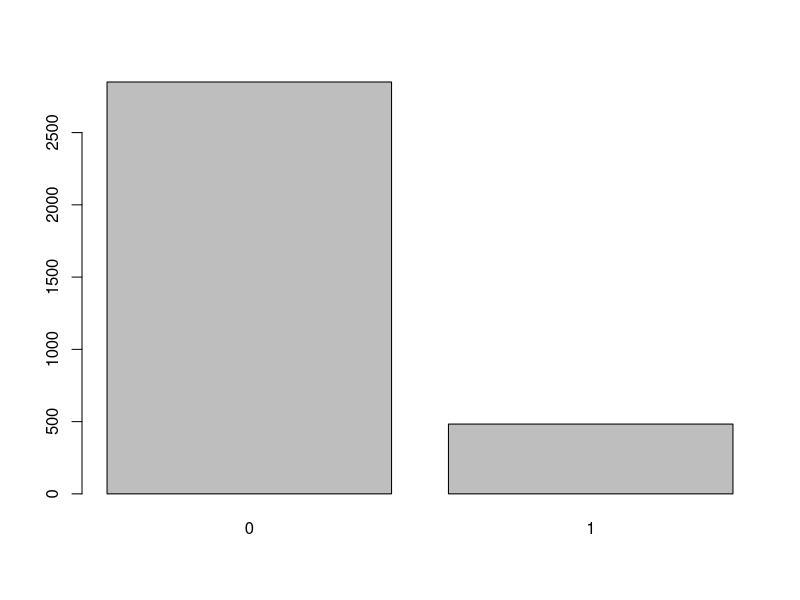
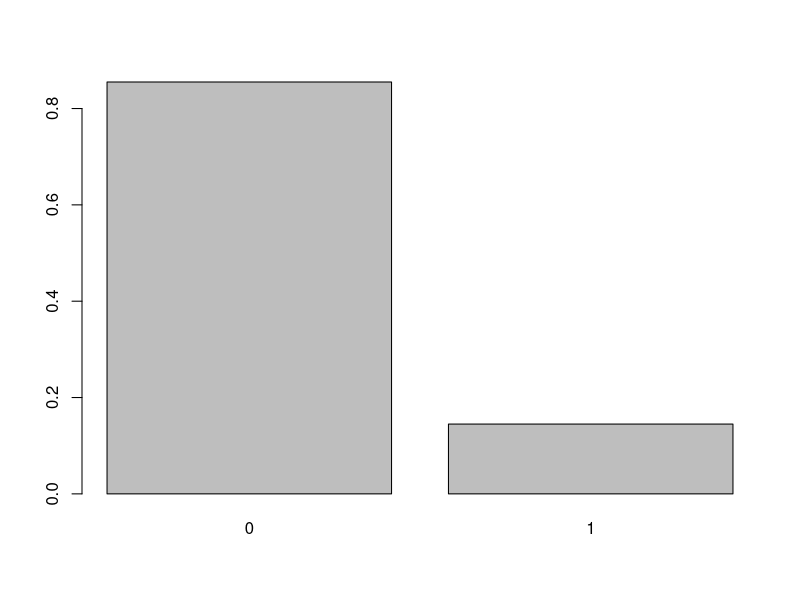
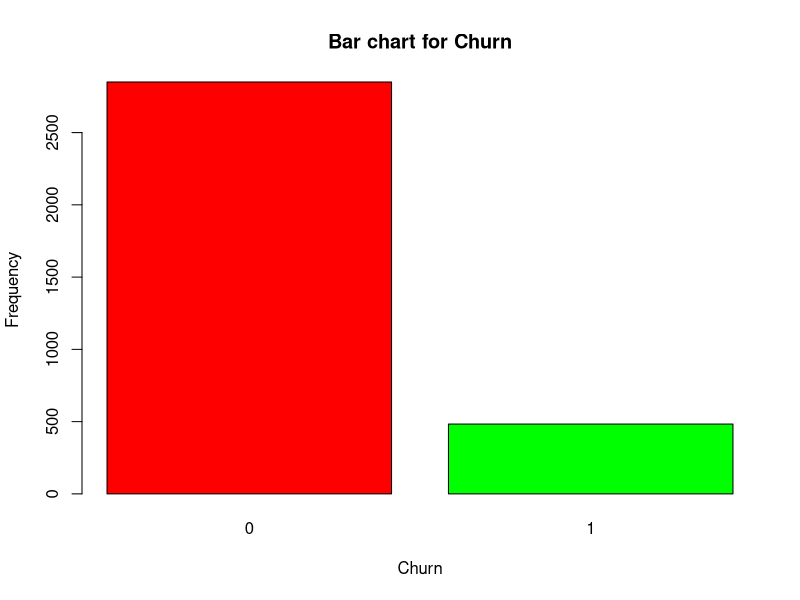
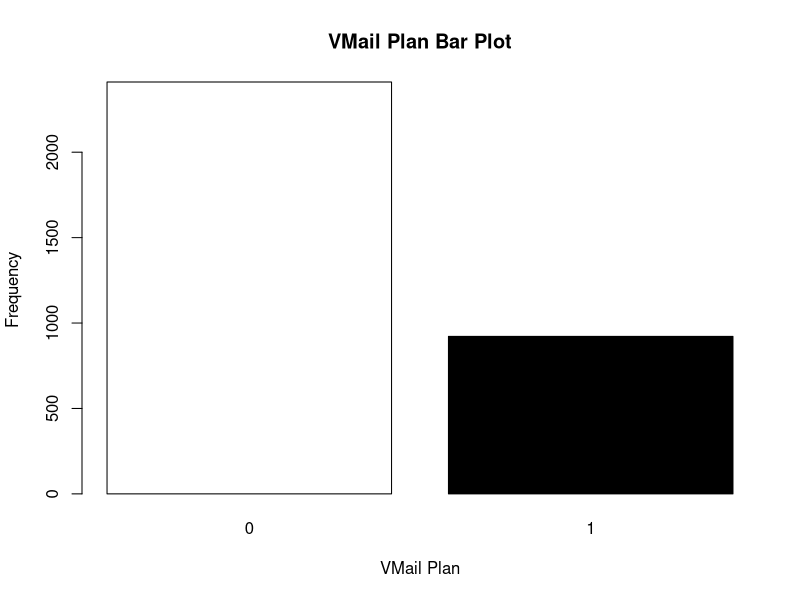
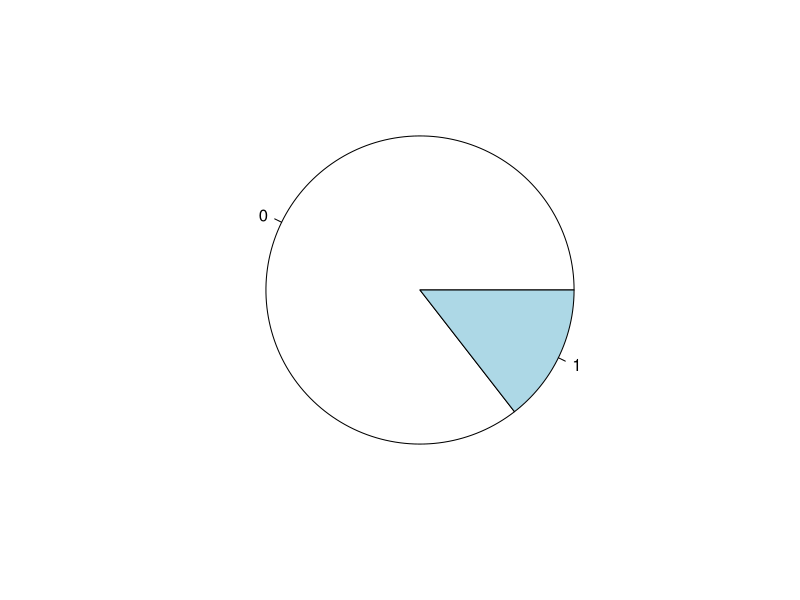
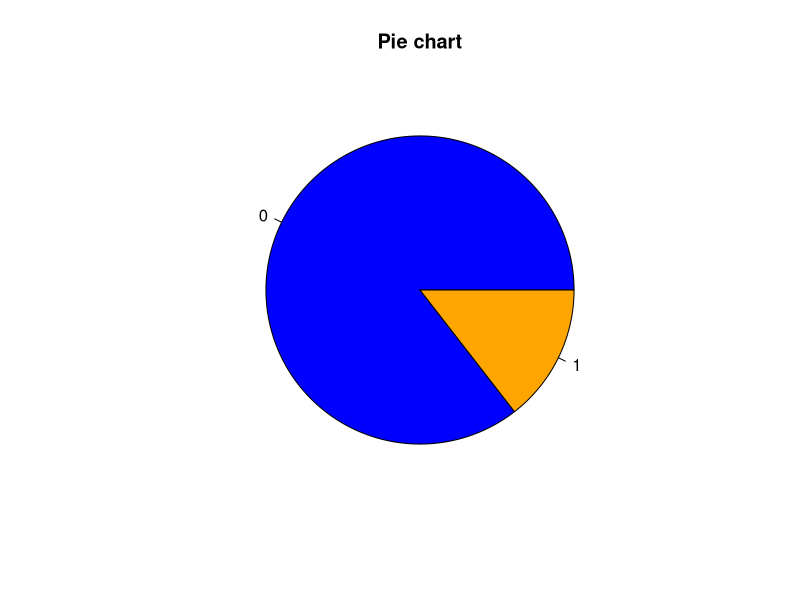
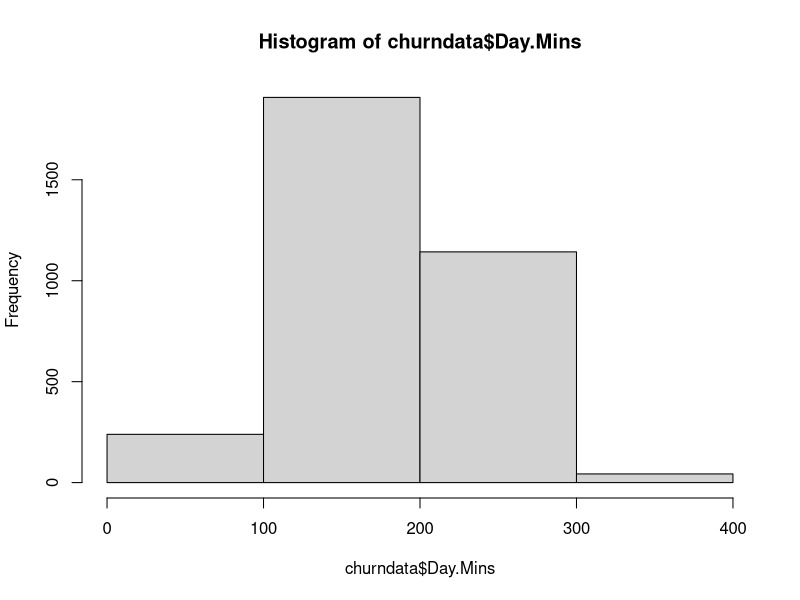
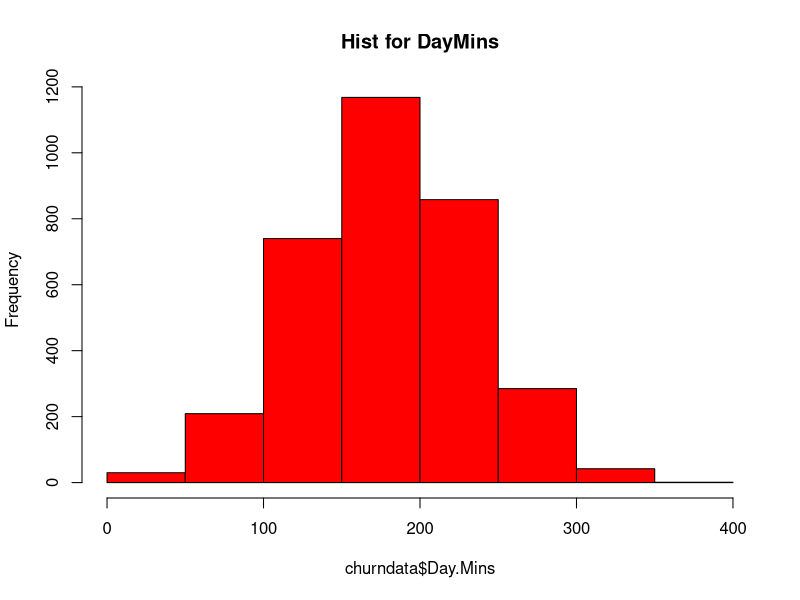

The R source for these figures, in order: (Note: this script raises an error after producing the figures.)
####################################################################################
# EDA Basics using R  #############################################################


# EDA is not a formal process with a strict set of rules. More than anything, EDA is a state of mind
####################################################################################


######### Univariant ##############
# Discrete Variable : Bar Charts and Pie Charts
# Continous Variable : Histogram and Box plot

######### Bivariant ##############
# Continous and Discrete : Box Plot
# 2 Continous : Scatter Plot
# 2 Discrete : Bar Chart
##########################


#Section 1 
####################################
# Base package 
# Bar, Pie, Hist and Box plots
###################################

## Data set : Churn

churndata = read.csv("Class Room Codes/Churn.csv")

str(churndata)
summary(churndata)

###########################
# Univariate Analysis
#####################


# On a Discrete Variable
churndata$Churn = as.factor(churndata$Churn)
table(churndata$Churn)
prop.table(table(churndata$Churn)) #Gives Proportion

barplot(table(churndata$Churn))
barplot(prop.table(table(churndata$Churn)))

barplot(table(churndata$Churn),
        col = c('red','green'),
        main = "Bar chart for Churn",
        xlab = "Churn",
        ylab = "Frequency")

table(churndata$VMail.Plan)

barplot(table(churndata$VMail.Plan),
        col = c('white','black'),
        main = 'VMail Plan Bar Plot',
        xlab = 'VMail Plan',
        ylab = 'Frequency'
        )

a = pie(table(churndata$Churn))
a = pie(table(churndata$Churn),
        main = "Pie chart",
        col = c("blue","orange"))


# On a Continous Variable
nrow(churndata[churndata$Day.Mins < 50,])

?hist
hist(churndata$Day.Mins, breaks = 5)
hist(churndata$Day.Mins, 
     breaks = 10,
     col = 'red',
     main = 'Hist for DayMins')


boxplot(churndata$Day.Mins)



###########################
# Bivariate Analysis
#####################

# Two Continous
# plotting Day charges and Day mins. We can see they have high correlation
plot(churndata$Day.Charge, churndata$Day.Mins)
cor(churndata$Day.Mins, churndata$Day.Charge)
plot(churndata$Day.Mins, churndata$Day.Calls)
cor(churndata$Day.Mins, churndata$Day.Calls)

# Continous and Discrete Variable
boxplot(churndata$Day.Mins, churndata$Churn) # plots for both variables

boxplot(churndata$Day.Mins ~ churndata$Churn) # Plots w.r.to Discrete column.

boxplot(churndata$Day.Mins ~ churndata$Churn,
        col = c('red','green'),
        main = 'Box plot')

# Two Discrete
barplot(table(churndata$Intl.Plan, churndata$Churn))

table(churndata$Churn, churndata$Intl.Plan, dnn = c('Churn','Intl.Plan'))

barplot(table(churndata$Churn, churndata$Intl.Plan, dnn = c('Churn','Intl.Plan')),
        col = c('red','white'))



#Section 2: GGPLOT 
####################################
# We have very advances features in this package.

#install.packages("ggplot2")
library(ggplot2)

data("mpg")

##########################
## Data set : Churn  ####

churndata = read.csv("Class Room Codes/Churn.csv")

str(churndata)
summary(churndata)

library(ggplot2)
data(mpg)

mpg = as.data.frame((mpg))

head(mpg)
str(mpg)
mpg$manufacturer = as.factor(mpg$manufacturer)

##### One dimensional plots

##Continous variable

ggplot(data = mpg, aes(cty))+
  geom_histogram(bins = 10)

ggplot(data = mpg, aes(cty))+
  geom_histogram(bins = 10, binwidth = 1)

ggplot(data = mpg, aes(cty))+
  geom_histogram(bins = 10, binwidth = 1) + 
  ggtitle("Histogram using GGPlot 2")

ggplot(data = mpg, aes(cty))+
  geom_histogram(bins = 10, binwidth = 1) + 
  ggtitle("Histogram using GGPlot 2") +
  coord_cartesian(xlim = c(0,100)) # To zoom the axis. So we can check if they are outliers very far. Use ylim for y axis

table(mpg$manufacturer)
ggplot(data = mpg, aes(manufacturer)) + geom_histogram() # throws error as manufac. is not continous
ggplot(data = mpg, aes(manufacturer)) + geom_bar() # bar chart for Discrete variables


ggplot(data = mpg, aes(y=hwy))+
  geom_boxplot()          # Error, another axis has to be present

ggplot(data = mpg, aes(x="Highway",y=hwy))+
  geom_boxplot()

ggplot(data = mpg, aes(1,y=hwy))+
  geom_boxplot()

## Discrete Variable

ggplot(data = mpg, aes(manufacturer)) +
  geom_bar()



##### Two dimensional plots


# 1. two cont. variables 

ggplot(data = mpg, aes(cty,hwy))+
  geom_point()


# 2. One Cont. and One discrete variable

ggplot(mpg, aes(drv,hwy))+
  geom_boxplot()
?mpg

ggplot(mpg, aes(class,hwy)) +
  geom_boxplot()

mpg$cyl = as.factor(mpg$cyl)
ggplot(mpg, aes(cyl, hwy)) + 
  geom_boxplot()

# 3. Two Discrete Variables
ggplot(mpg, aes(fl,fill=drv)) +
  geom_bar()

ggplot(mpg, aes(manufacturer, fill = drv))+
  geom_bar()

ggplot(mpg, aes(manufacturer, fill = drv))+
  geom_bar(position = 'dodge')

ggplot(mpg, aes(manufacturer, fill = drv))+
  geom_bar(position = 'fill')


ggplot(mpg, aes(class, fill = cyl)) + geom_bar()

ggplot(mpg, aes(class, fill = drv)) + geom_bar()

ggplot(mpg, aes(class, fill = drv)) + geom_bar(position = 'dodge')

ggplot(mpg, aes(manufacturer, fill = class)) + geom_bar()


### multidimensional plots 

ggplot(mpg, aes(cty, hwy, size = displ)) + 
  geom_point()

ggplot(mpg, aes(cty, hwy, col = drv, size = displ)) + 
  geom_point()

ggplot(mpg,aes(cty, hwy, col = class, shape = drv, size = displ)) + 
  geom_point()


mpg$cyl = as.integer(mpg$cyl)

ggplot(mpg,aes(cty, hwy, col = class, shape = drv, size = cyl)) + 
  geom_point()+
  facet_grid(year~fl)

ggplot(mpg,aes(cty, hwy, col = class, shape = drv, size = cyl)) + 
  geom_point()+
  facet_grid(.~year)

ggplot(mpg,aes(cty)) + 
  geom_freqpoly(aes(col = class), bins = 20)
  


### Add text to chart
str(mpg)

ggplot(mpg, aes(class)) + 
  geom_bar() +
  geom_text(aes(label = ..count..), stat = 'count')


ggplot(mpg, aes(class)) + 
  geom_bar() +
  geom_text(aes(label = ..count..), stat = 'count', position = 'stack')

ggplot(mpg, aes(class)) + 
  geom_bar() +
  geom_text(aes(label = ..count..), stat = 'count', position = 'identity')


##################
# For Preprocessing basics, refer Class room codes too and below link
# https://r4ds.had.co.nz/exploratory-data-analysis.html#introduction-3

























